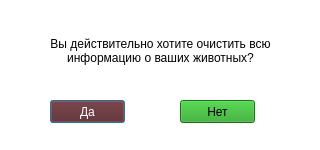
<?xml version="1.0" encoding="UTF-8"?>
<ui version="4.0">
 <class>Dialog</class>
 <widget class="QDialog" name="Dialog">
  <property name="geometry">
   <rect>
    <x>0</x>
    <y>0</y>
    <width>320</width>
    <height>150</height>
   </rect>
  </property>
  <property name="minimumSize">
   <size>
    <width>320</width>
    <height>150</height>
   </size>
  </property>
  <property name="maximumSize">
   <size>
    <width>320</width>
    <height>150</height>
   </size>
  </property>
  <property name="windowTitle">
   <string>Dialog</string>
  </property>
  <property name="styleSheet">
   <string notr="true">background-color: #fff;
</string>
  </property>
  <widget class="QLabel" name="label">
   <property name="geometry">
    <rect>
     <x>20</x>
     <y>20</y>
     <width>281</width>
     <height>61</height>
    </rect>
   </property>
   <property name="text">
    <string>Вы действительно хотите очистить всю информацию о ваших животных?</string>
   </property>
   <property name="alignment">
    <set>Qt::AlignCenter</set>
   </property>
   <property name="wordWrap">
    <bool>true</bool>
   </property>
  </widget>
  <widget class="QPushButton" name="accept">
   <property name="geometry">
    <rect>
     <x>50</x>
     <y>100</y>
     <width>75</width>
     <height>23</height>
    </rect>
   </property>
   <property name="cursor">
    <cursorShape>PointingHandCursor</cursorShape>
   </property>
   <property name="styleSheet">
    <string notr="true">background-color: #5a191a;
color: #fff;</string>
   </property>
   <property name="text">
    <string>Да</string>
   </property>
  </widget>
  <widget class="QPushButton" name="reject">
   <property name="geometry">
    <rect>
     <x>180</x>
     <y>100</y>
     <width>75</width>
     <height>23</height>
    </rect>
   </property>
   <property name="cursor">
    <cursorShape>PointingHandCursor</cursorShape>
   </property>
   <property name="styleSheet">
    <string notr="true">background-color: #21a31e;</string>
   </property>
   <property name="text">
    <string>Нет</string>
   </property>
  </widget>
 </widget>
 <resources/>
 <connections/>
</ui>
